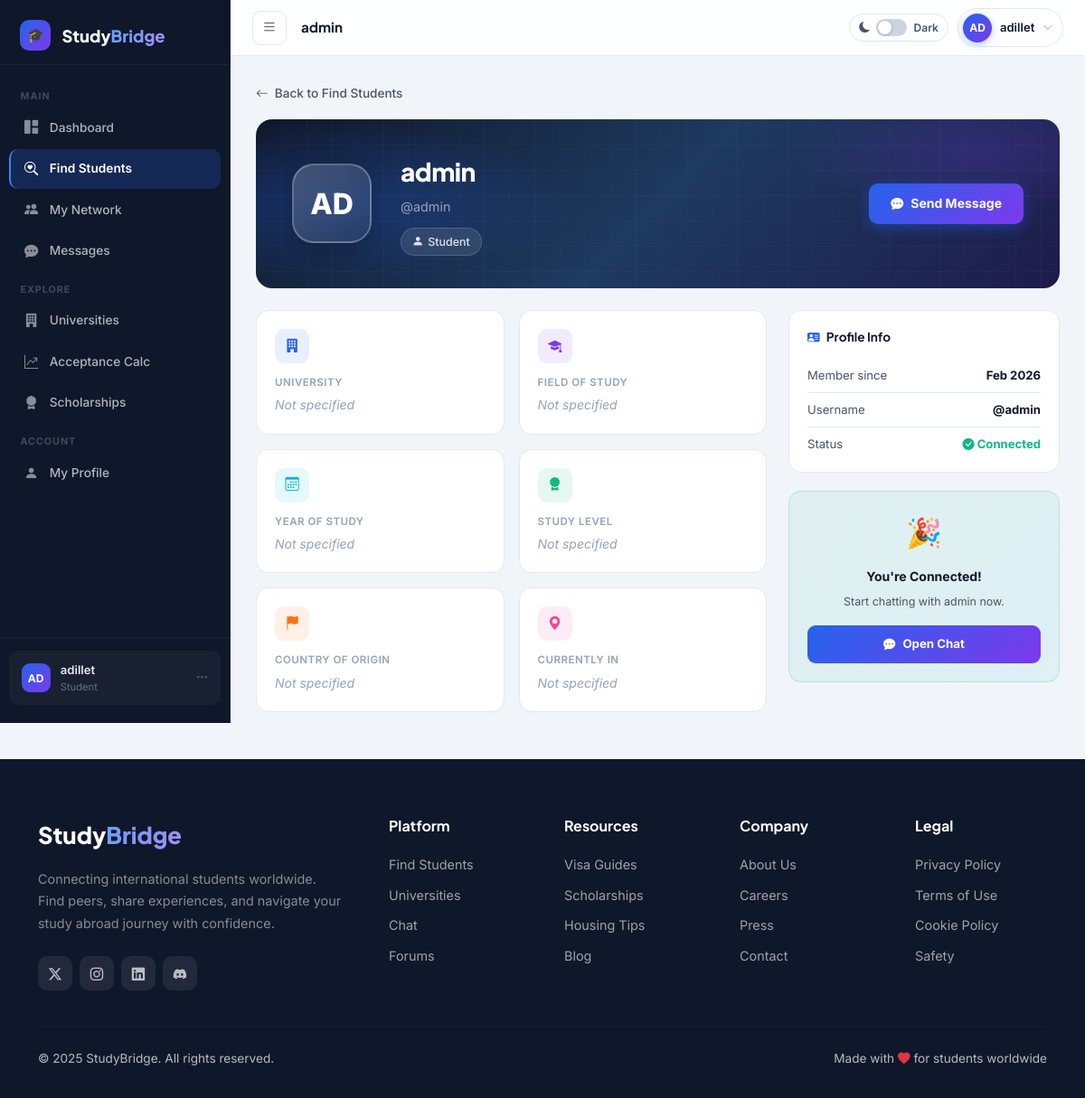
/students/admin/ (signed in), run on an earlier commit of the app's database.
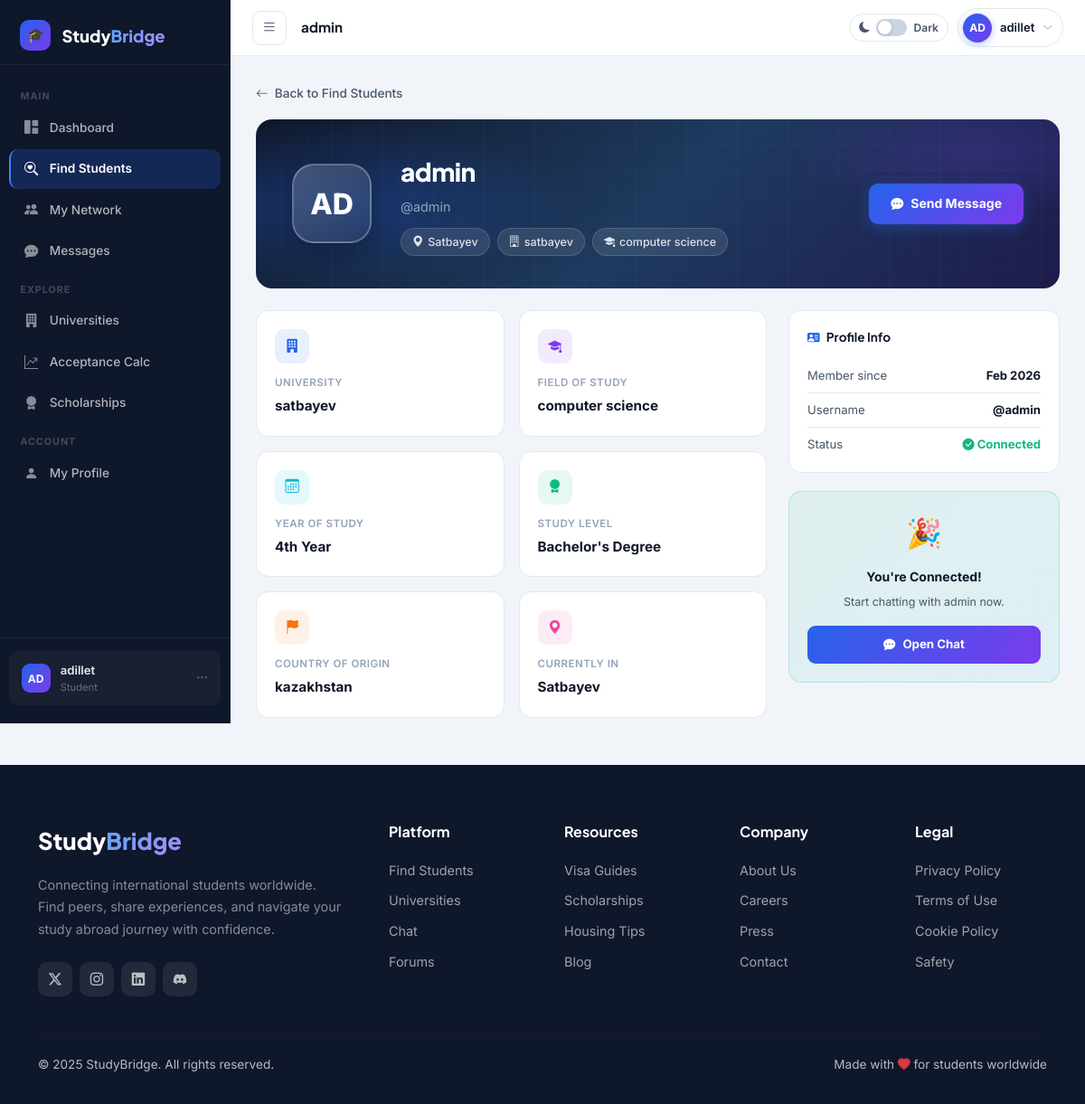
And on a later commit of the database.
### accounts/models.py (models this page shows, shortened)
class User(AbstractUser):
    STUDY_LEVEL_CHOICES = [
        ('bachelor', "Bachelor's Degree"),
        ('master', "Master's Degree"),
        ('phd', 'PhD'),
        ('exchange', 'Exchange Student'),
        ('language', 'Language Course'),
    ]
    YEAR_CHOICES = [
        ('1', '1st Year'),
        ('2', '2nd Year'),
        ('3', '3rd Year'),
        ('4', '4th Year'),
        ('5', '5th Year+'),
        ('grad', 'Graduate'),
    ]
    email = models.EmailField(unique=True)
    full_name = models.CharField(max_length=150, blank=True)
    country_of_origin = models.CharField(max_length=100, blank=True)
    current_country = models.CharField(max_length=100, blank=True)
    university = models.CharField(max_length=200, blank=True)
    study_level = models.CharField(max_length=20, choices=STUDY_LEVEL_CHOICES, blank=True)
    year_of_study = models.CharField(max_length=10, choices=YEAR_CHOICES, blank=True)
    field_of_study = models.CharField(max_length=150, blank=True)
    bio = models.TextField(max_length=500, blank=True)
    avatar = models.ImageField(upload_to='avatars/', null=True, blank=True)
    is_verified = models.BooleanField(default=False)
    created_at = models.DateTimeField(auto_now_add=True)
    USERNAME_FIELD = 'email'
    REQUIRED_FIELDS = ['username']
    def get_display_name(self):
        return self.full_name or self.username
    def get_initials(self):
        name = self.get_display_name()
        parts = name.split()
        if len(parts) >= 2:
            return (parts[0][0] + parts[1][0]).upper()
        return name[:2].upper()

### accounts/views.py (the view)
# urls.py: path('students/<str:username>/', av.student_profile, name='student_profile'),
@login_required
def student_profile(request, username):
    profile_user = get_object_or_404(User, username=username)
    if profile_user == request.user:
        return redirect('dashboard')
    connection = ConnectionRequest.objects.filter(
        Q(from_user=request.user, to_user=profile_user) |
        Q(from_user=profile_user, to_user=request.user)
    ).first()
    return render(request, 'students/profile.html', {
        'profile_user': profile_user,
        'connection': connection,
        'is_sender': connection.from_user == request.user if connection else False,
        'active_page': 'find_students',
        'page_title': profile_user.get_display_name(),
    })

### accounts/context_processors.py (called while the page is built)
def dashboard_context(request):
    if request.user.is_authenticated:
        pending_count = ConnectionRequest.objects.filter(
            to_user=request.user, status='pending'
        ).count()
        unread_count = Message.objects.filter(
            receiver=request.user, is_read=False
        ).count()
        return {
            'pending_requests_count': pending_count,
            'unread_messages_count': unread_count,
        }
    return {'pending_requests_count': 0, 'unread_messages_count': 0}

### templates/students/profile.html (shortened to what the changed rows need)
{% extends 'dashboard_base.html' %}
{% block main_content %}
<div class="profile-hero">
  <div class="ph-content">
    <div class="ph-avatar">{{ profile_user.get_initials }}</div>
    <div class="ph-info">
      <div class="ph-name">{{ profile_user.get_display_name }}</div>
      <div class="ph-username">@{{ profile_user.username }}</div>
      <div class="ph-badges">
        {% if profile_user.current_country %}<span class="ph-badge"><i class="bi bi-geo-alt-fill"></i>{{ profile_user.current_country }}</span>{% endif %}
        {% if profile_user.university %}<span class="ph-badge"><i class="bi bi-building"></i>{{ profile_user.university|truncatechars:28 }}</span>{% endif %}
        {% if profile_user.field_of_study %}<span class="ph-badge"><i class="bi bi-mortarboard-fill"></i>{{ profile_user.field_of_study }}</span>{% endif %}
        {% if not profile_user.current_country and not profile_user.university %}<span class="ph-badge"><i class="bi bi-person-fill"></i>Student</span>{% endif %}
      </div>
    </div>
    <div class="ph-actions">
      {% if not connection %}
        <form method="post" action="{% url 'send_connection_request' profile_user.username %}" style="margin:0;">
          {% csrf_token %}
          <button type="submit" class="btn-connect primary">
            <i class="bi bi-person-plus-fill"></i> Connect
          </button>
        </form>
      {% elif connection.status == 'accepted' %}
        <a href="{% url 'chat' profile_user.username %}" class="btn-connect message">
        </a>
      {% elif connection.status == 'pending' and is_sender %}
        <span class="btn-connect pending">
          <i class="bi bi-clock-history"></i> Request Pending
        </span>
      {% endif %}
    </div>
  </div>
</div>
<div class="profile-grid">
  <div>
    <div class="info-grid">
      <div class="info-card">
        <div class="info-card-icon" style="background:rgba(37,99,235,.1);"><i class="bi bi-building-fill" style="color:var(--primary);"></i></div>
        <div class="info-card-label">University</div>
        <div class="info-card-value {% if not profile_user.university %}empty{% endif %}">{{ profile_user.university|default:"Not specified" }}</div>
      </div>
      <div class="info-card">
        <div class="info-card-icon" style="background:rgba(124,58,237,.1);"><i class="bi bi-mortarboard-fill" style="color:#7c3aed;"></i></div>
        <div class="info-card-label">Field of Study</div>
        <div class="info-card-value {% if not profile_user.field_of_study %}empty{% endif %}">{{ profile_user.field_of_study|default:"Not specified" }}</div>
      </div>
      <div class="info-card">
        <div class="info-card-icon" style="background:rgba(6,182,212,.1);"><i class="bi bi-calendar3" style="color:#06b6d4;"></i></div>
        <div class="info-card-label">Year of Study</div>
        <div class="info-card-value {% if not profile_user.year_of_study %}empty{% endif %}">{% if profile_user.year_of_study %}{{ profile_user.get_year_of_study_display }}{% else %}Not specified{% endif %}</div>
      </div>
      <div class="info-card">
        <div class="info-card-icon" style="background:rgba(16,185,129,.1);"><i class="bi bi-award-fill" style="color:#10b981;"></i></div>
        <div class="info-card-label">Study Level</div>
        <div class="info-card-value {% if not profile_user.study_level %}empty{% endif %}">{% if profile_user.study_level %}{{ profile_user.get_study_level_display }}{% else %}Not specified{% endif %}</div>
      </div>
      <div class="info-card">
        <div class="info-card-icon" style="background:rgba(249,115,22,.1);"><i class="bi bi-flag-fill" style="color:#f97316;"></i></div>
        <div class="info-card-label">Country of Origin</div>
        <div class="info-card-value {% if not profile_user.country_of_origin %}empty{% endif %}">{{ profile_user.country_of_origin|default:"Not specified" }}</div>
      </div>
      <div class="info-card">
        <div class="info-card-icon" style="background:rgba(236,72,153,.1);"><i class="bi bi-geo-alt-fill" style="color:#ec4899;"></i></div>
        <div class="info-card-label">Currently In</div>
        <div class="info-card-value {% if not profile_user.current_country %}empty{% endif %}">{{ profile_user.current_country|default:"Not specified" }}</div>
      </div>
    </div>
  </div>
  <div>
    <div class="sidebar-card">
      <div class="stat-row"><span class="stat-row-label">Member since</span><span class="stat-row-value">{{ profile_user.date_joined|date:"M Y" }}</span></div>
      <div class="stat-row"><span class="stat-row-label">Username</span><span class="stat-row-value">@{{ profile_user.username }}</span></div>
    </div>
    {% if connection and connection.status == 'accepted' %}
    <div style="background:linear-gradient(135deg,rgba(16,185,129,.08),rgba(6,182,212,.08));border:1px solid rgba(16,185,129,.2);border-radius:14px;padding:1.25rem;text-align:center;">
      <div style="font-size:2rem;margin-bottom:.75rem;">🎉</div>
      <div style="font-size:.875rem;font-weight:700;color:var(--db-text);margin-bottom:.4rem;">You're Connected!</div>
      <div style="font-size:.78rem;color:var(--db-text-2);margin-bottom:1rem;">Start chatting with {{ profile_user.get_display_name }} now.</div>
      <a href="{% url 'chat' profile_user.username %}" style="display:flex;align-items:center;justify-content:center;gap:.5rem;background:var(--gradient-primary);color:#fff;border-radius:9px;padding:.65rem;font-size:.83rem;font-weight:700;text-decoration:none;">
        <i class="bi bi-chat-dots-fill"></i> Open Chat
      </a>
    </div>
    {% endif %}
  </div>
</div>
{% endblock %}

### templates/dashboard_base.html (shortened to what this page needs)
{% extends 'base.html' %}
{% block content %}
<aside class="sidebar" id="sidebar">
  <a href="{% url 'landing' %}" class="sidebar-logo">
    <div class="sidebar-logo-icon">🎓</div>
    <div class="sidebar-logo-text">Study<span>Bridge</span></div>
  </a>
  <nav class="sidebar-nav">
    <div class="sidebar-section-label">Main</div>
    <a href="{% url 'dashboard' %}" class="sidebar-link {% if active_page == 'dashboard' %}active{% endif %}">
      <i class="bi bi-grid-1x2-fill"></i> Dashboard
    </a>
    <a href="{% url 'find_students' %}" class="sidebar-link {% if active_page == 'find_students' %}active{% endif %}">
      <i class="bi bi-search-heart"></i> Find Students
    </a>
    <a href="{% url 'connections' %}" class="sidebar-link {% if active_page == 'connections' %}active{% endif %}">
      <i class="bi bi-people-fill"></i> My Network
    </a>
    <a href="{% url 'messages_inbox' %}" class="sidebar-link {% if active_page == 'messages' %}active{% endif %}">
      <i class="bi bi-chat-dots-fill"></i> Messages
    </a>
    <div class="sidebar-section-label">Explore</div>
    <a href="{% url 'universities' %}" class="sidebar-link {% if active_page == 'universities' %}active{% endif %}"><i class="bi bi-building-fill"></i> Universities</a>
    <a href="{% url 'calculator' %}" class="sidebar-link {% if active_page == 'calculator' %}active{% endif %}"><i class="bi bi-graph-up-arrow"></i> Acceptance Calc</a>
    <a href="{% url 'scholarships' %}" class="sidebar-link {% if active_page == 'scholarships' %}active{% endif %}"><i class="bi bi-award-fill"></i> Scholarships</a>
    <div class="sidebar-section-label">Account</div>
    <a href="{% url 'edit_profile' %}" class="sidebar-link {% if active_page == 'profile' %}active{% endif %}"><i class="bi bi-person-fill"></i> My Profile</a>
  </nav>
  <div class="sidebar-footer">
    <div class="sidebar-user-mini" onclick="toggleDropdown()">
      <div class="s-avatar">{{ user.get_initials }}</div>
      <div style="flex:1;min-width:0;">
        <div class="sidebar-user-name">{{ user.get_display_name }}</div>
        <div class="sidebar-user-role">Student</div>
      </div>
      <i class="bi bi-three-dots" style="color:rgba(255,255,255,.25);font-size:.85rem;"></i>
    </div>
  </div>
</aside>
<div class="main-wrapper" id="mainWrapper">
  <header class="db-header">
    <button class="burger-btn" onclick="toggleSidebar()">
      <i class="bi bi-list" id="burgerIcon"></i>
    </button>
    <div class="header-title" id="pageTitle">{% block page_title %}{{ page_title }}{% endblock %}</div>
    <div class="header-right">
      <div class="mode-toggle" onclick="toggleDarkMode()">
        <i class="bi bi-moon-fill" style="font-size:.75rem;color:var(--db-text-2);" id="modeIcon"></i>
        <div class="toggle-sw" id="modeSw"><div class="toggle-knob"></div></div>
        <span class="mode-lbl" id="modeLbl">Dark</span>
      </div>
      <div style="position:relative;">
        <div class="avatar-btn" id="avatarBtn" onclick="toggleDropdown()">
          <div class="av-circle">{{ user.get_initials }}</div>
          <span class="av-name">{{ user.get_display_name }}</span>
          <i class="bi bi-chevron-down av-chevron"></i>
        </div>
      </div>
    </div>
  </header>
  <main class="main-content">
    {% block main_content %}{% endblock %}
  </main>
</div>
{% endblock %}

What changed in the data, as far as the page shows it:
changed User "admin": current_country (not shown) → "Satbayev"; university (not shown) → "satbayev"; field_of_study (not shown) → "computer science"; university "Not specified" → "satbayev"; field_of_study "Not specified" → "computer science"; year_of_study (not shown) → "4th Year"; study_level (not shown) → "Bachelor's Degree"; country_of_origin "Not specified" → "kazakhstan"; current_country "Not specified" → "Satbayev"
Also different on the page:
text no longer shown: "Student Not specified Not specified"
